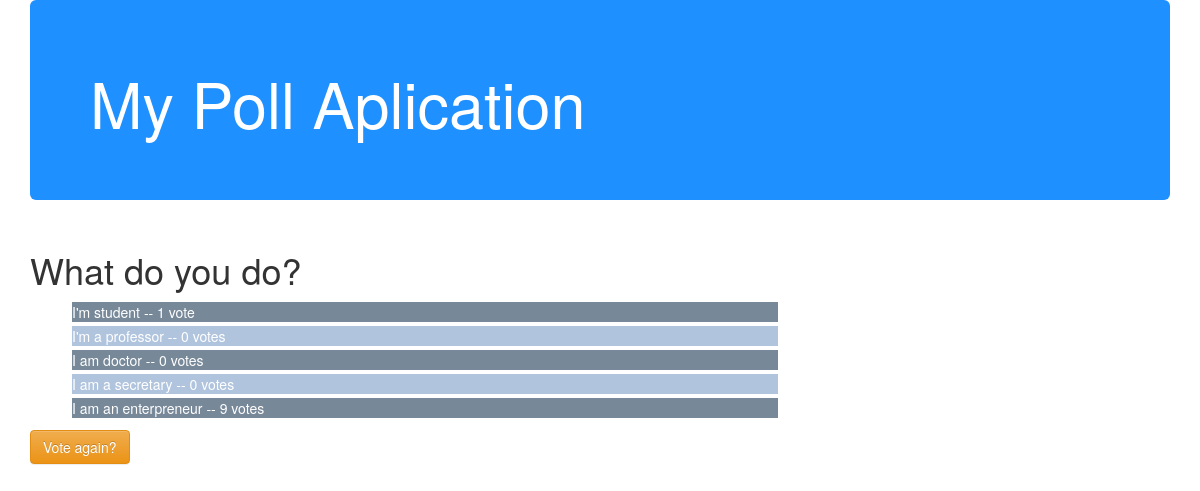
The page /polls/4/results/ on the database its author committed.
### polls/models.py (models this page shows, shortened)
class Question(models.Model):
	question_text = models.CharField(max_length=200)
	pub_date = models.DateTimeField('date published')

class Choice(models.Model):
	question = models.ForeignKey(Question, on_delete=models.CASCADE)
	choice_text = models.CharField(max_length=200)
	votes = models.IntegerField(default=0)

### polls/views.py (the view)
# urls.py: url(r'^(?P<pk>[0-9]+)/results/$', views.ResultView.as_view(), name='results'),
class ResultView(generic.DetailView):
	model = Question
	template_name = 'polls/results.html'

### polls/Templates/polls/results.html (shortened to what this page needs)
<head>
	<link rel="stylesheet" href="//maxcdn.bootstrapcdn.com/bootstrap/3.2.0/css/bootstrap.min.css">
	<link rel="stylesheet" href="//maxcdn.bootstrapcdn.com/bootstrap/3.2.0/css/bootstrap-theme.min.css">
</head>
<div class="container">
  	<div class="jumbotron" id="myheader">
    	<h1>My Poll Aplication</h1>
  	</div>
  	<div class="row">
  		<div class="col-xs-12 col-sm-8">
			<h1>{{ question.question_text }}</h1>
			<ul>
			{% for choice in question.choice_set.all %}
				<li id="{% cycle 'line1' 'line2' %}">{{ choice.choice_text }} -- {{ choice.votes }} vote{{ choice.votes|pluralize}}</li>
			{% endfor %}
			</ul>
			<a href="{% url 'polls:detail' question.id %}"><form type="button" class="btn btn-warning">Vote again?</form></a>
		</div>
	</div>
</div>

### polls/Templates/polls/results.html (style rules this page uses)
#myheader { background-color:dodgerblue; color:white; }
#line1 { background-color:lightslategrey; color:white; border: 2px solid white; }
#line2 { background-color:lightsteelblue; color:white; border: 2px solid; }

### rows shown on the page
Question: question_text "What do you do?"
Choice: choice_text "I'm student", votes "1"
Choice: choice_text "I'm a professor", votes "0"
Choice: choice_text "I am doctor", votes "0"
Choice: choice_text "I am a secretary", votes "0"
Choice: choice_text "I am an enterpreneur", votes "9"
